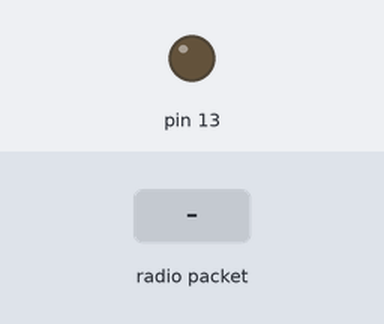
A sketch run on a simulated Arduino Uno, built for the host (arithmetic inside an expression is 32-bit, double 64-bit). Parts: output pins drawn as LEDs (lit = HIGH). The test bench sets the inputs (shaded band). No radio packets arrive unless stated; what the sketch prints to the serial monitor is not drawn.

Above: at 3.2 s.
3.3 s: radio packet "1" arrives
At 3.7 s:
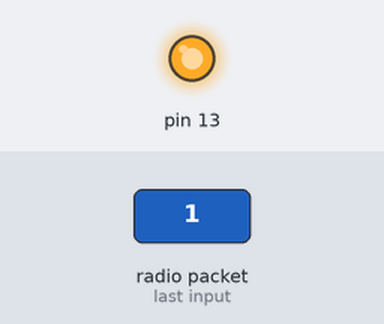
Timing chart, 0 to 6.3 s (numbered marks = the images above; inputs shaded):
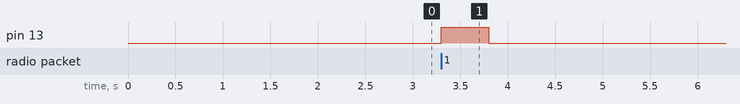

Measured:
- after the input at 3.3 s, pin 13: LOW → HIGH at once, → LOW 0.50 s later

The sketch:

EthernetECNWithRF433Receive.ino
```cpp
//#include <Dhcp.h>
//#include <Dns.h>
//#include <Ethernet.h>
//#include <EthernetClient.h>
//#include <EthernetServer.h>
//#include <EthernetUdp.h>


// https://github.com/jcw/ethercard
#include <EtherCard.h>

// https://github.com/hck509/VirtualWire
#include <VirtualWire.h>

static byte mymac[] = { 0x74,0x69,0x69,0x2D,0x30,0x31 };
static byte myip[] = { 192,168,0,120 };
static byte gwip[] = { 192,168,0,1 };
static byte severip[] = { 192,168,0,2 };

byte Ethernet::buffer[500];
BufferFiller bfill;

String sensorData;

void setup() {
  Serial.begin(9600);
  delay(2000);

  if (ether.begin(sizeof Ethernet::buffer, mymac) == 0) {
    Serial.println( "Failed to access Ethernet controller");
  }
  ether.staticSetup(myip, gwip);
  ether.printIp("IP : ", myip);

  /*
  if (!ether.dhcpSetup()) {
    Serial.println( "DHCP failed");
    while(1);
  }
  */

  // Setup Virtual Wire
  vw_set_ptt_pin(4);
  vw_set_ptt_inverted(true);
  vw_set_rx_pin(5);
  vw_setup(100);
  vw_rx_start();

  // Virtual Wire Indicator
  pinMode(13, OUTPUT);

  Serial.println("Setup Done!");
}

static word homePage() {
  char buf[256];
  sensorData.toCharArray(buf, sizeof(buf));

  long t = millis() / 1000;
  word h = t / 3600;
  byte m = (t / 60) % 60;
  byte s = t % 60;
  bfill = ether.tcpOffset();
  bfill.emit_p(PSTR(
    "HTTP/1.0 200 OK\r\n"
    "Content-Type: text/html\r\n"
    "Pragma: no-cache\r\n"
    "\r\n"
    "$D$D:$D$D:$D$D\r\n"
    "$S"),
      h/10, h%10, m/10, m%10, s/10, s%10, buf);
  return bfill.position();
}

void loop() {
  word len = ether.packetReceive();
  word pos = ether.packetLoop(len);

  // check if valid tcp data is received
  if (pos) {
    // send web page data
    ether.httpServerReply(homePage());
  }

  // Receive Virtual Wire
  uint8_t buf[VW_MAX_MESSAGE_LEN];
  uint8_t buflen = VW_MAX_MESSAGE_LEN;

  if (vw_get_message(buf, &buflen)) // Non-blocking
  {
    sensorData = String((char*)buf);
    Serial.println(sensorData);

    String data = String("name=s1&data=") + sensorData;

    char buf2[256];
    data.toCharArray(buf2, sizeof(buf2));

    ether.copyIp(ether.hisip, severip);
    ether.hisport = 8000;
    ether.browseUrl(PSTR("/iot/sensor_report.php?"), buf2, NULL, my_result_cb);
    //ether.browseUrl(PSTR("/iot/"), "sensor_report.php?name=n1&data=d1", "192.168.10.6:8000", my_result_cb);
    //ether.browseUrl(PSTR("/"), "", "google.com", my_result_cb);
    ether.hisport = 80;

    digitalWrite(13, 1);
    delay(500);
    digitalWrite(13, 0);
  }
}


static void my_result_cb (byte status, word off, word len) {
  Serial.print("<<< reply ");
  Serial.println((const char*) Ethernet::buffer + off);
}
```
